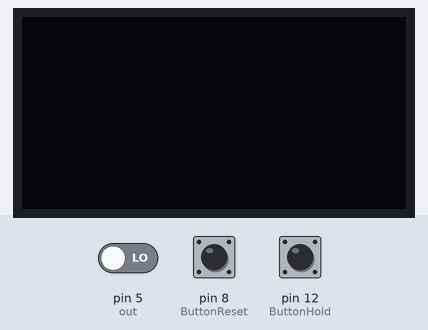
A sketch run on a simulated Arduino Uno, built with avr-gcc and run on an emulated ATmega328P. Shown: 128×64 one-colour display. The inputs (shaded band) are chosen by the test bench; at power-on: pin 8 (ButtonReset) LOW, pin 12 (ButtonHold) LOW, pin 5 (out) LOW. The OLED is the two-colour kind (top 16 rows yellow).

Above: at 3.2 s.
3.3 s: pin 8 (ButtonReset) pulled HIGH for 3.2 s
At 3.47 s:
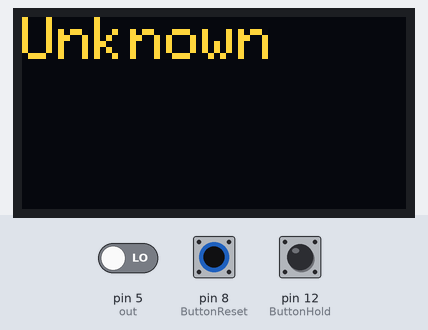
At 4.3 s:
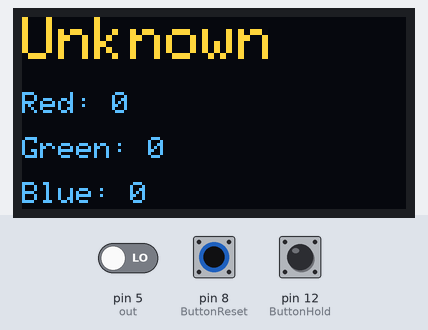
8.0 s: pin 12 (ButtonHold) pulled HIGH for 0.25 s
At 11.14 s:
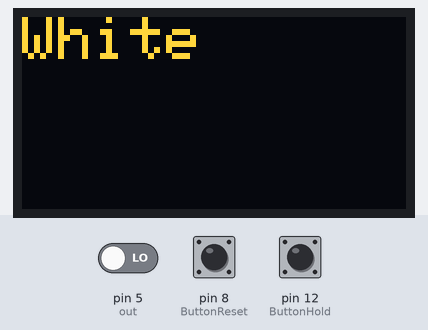
11.2 s: pin 12 (ButtonHold) pulled HIGH for 3.2 s
17.4 s: pin 12 (ButtonHold) pulled HIGH for 1 s
Timing chart, 0 to 20.4 s (numbered marks = the images above; inputs shaded):
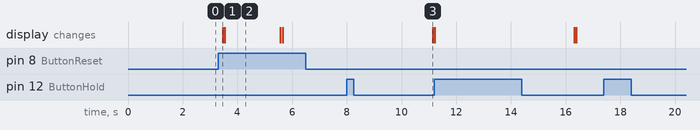

The sketch:

TCS3200andOLED9.ino
```cpp
//oled display
#include <Wire.h>
#include <Adafruit_GFX.h>
#include <Adafruit_SSD1306.h>

#define SCREEN_WIDTH 128 // OLED display width,  in pixels
#define SCREEN_HEIGHT 64 // OLED display height, in pixels

//On arduino UNO:       A4(SDA), A5(SCL)

#define OLED_RESET     -1 // Reset pin # (or -1 if sharing Arduino reset pin)
#define SCREEN_ADDRESS 0x3D //< See datasheet for Address; 0x3D for 128x64, 0x3C for 128x32
Adafruit_SSD1306 oled(SCREEN_WIDTH, SCREEN_HEIGHT, &Wire, OLED_RESET);

#define s0 0       //TCS3200 pins wiring
#define s1 1
#define s2 4
#define s3 6
#define out 5

#define MotorPinR 3 //motor transistor is connected to pin 3
#define MotorPinG 2
//#define MotorPinB 13

#define ButtonHold 12
#define ButtonReset 8

short int data=0, Red=0, Green=0, Blue=0;
String strColor;
String strRed;
String strGreen;
String strBlue;
String str1;
String str2;

short int buttonState = 0;

void setup(){
  oled.begin(SSD1306_SWITCHCAPVCC, 0x3C);

  delay(2000);         // wait for initializing
  oled.clearDisplay(); // clear display

  oled.setTextColor(WHITE);     // text color

  strColor=String("White");

  pinMode(s0,OUTPUT);    //pin modes
  pinMode(s1,OUTPUT);
  pinMode(s2,OUTPUT);
  pinMode(s3,OUTPUT);
  pinMode(out,INPUT);

  pinMode(ButtonHold, INPUT);
  pinMode(ButtonReset, INPUT);

  //Serial.begin(9600);   //intialize the serial monitor baud rate

  digitalWrite(s0,HIGH); //Putting S0/S1 on HIGH/HIGH levels means the output frequency scalling is at 100% (recommended)
  digitalWrite(s1,HIGH); //LOW/LOW is off HIGH/LOW is 20% and LOW/HIGH is  2%
}

void loop() {
  oled.clearDisplay(); // clear display
  if (digitalRead(ButtonReset)==HIGH){
    BReset();
  }
  else{
    BHold();
  }
}

void displayColor(){
  oled.setTextSize(2);          // text size
  oled.setCursor(0, 0);         // position to display
  oled.print(strColor);   // text to display
  oled.display();               // show on OLED
}

void displayRed(){
  oled.setTextSize(1);          // text size
  oled.setCursor(0, 25);        // position to display
  str1=String("Red: ");       // text to display
  str2=String(str1+strRed);
  oled.print(str2);
  oled.display();               // show on OLED
}

void displayGreen(){
  oled.setTextSize(1);          // text size
  oled.setCursor(0, 40);        // position to display
  str1=String("Green: ");       // text to display
  str2=String(str1+strGreen);
  oled.print(str2);
  oled.display();               // show on OLED
}

void displayBlue(){
  oled.setTextSize(1);          // text size
  oled.setCursor(0, 55);        // position to display
  str1=String("Blue: ");       // text to display
  str2=String(str1+strBlue);
  oled.print(str2);
  oled.display();
}

void getColor(){
  if (Red > 85 && Green > 85 && Blue > 85){
    strColor=String("White");
  }
  else if (Red < 20 && Green < 20 && Blue <20){
    strColor=String("Black");
  }
  else if (Red < 80 && Red > 70 && Green < 80 && Green > 70 && Blue < 80 && Blue > 70){
    strColor=String("Silver");
  }
  else if (Red < 55 && Red > 45 && Green < 60 && Green > 50 && Blue < 60 && Blue > 50){
    strColor=String("Grey");
  }
  else if (Red > Blue && Red > Green){
    RedSub();
  }
  else if (Green > Blue && Green > Red){
    GreenSub();
  }
  else if (Blue > Red && Blue > Green){
    BlueSub();
  }
  else{
    strColor=String("Unknown");
  }
}

void GetData(){
  data=pulseIn(out,LOW);       //here we wait until "out" go LOW, we start measuring the duration and stops when "out" is HIGH again
  Serial.print(data);          //it's a time duration measured, which is related to frequency as the sensor gives a frequency depending on the color
  Serial.print("\t");          //The higher the frequency the lower the duration
  delay(20);
}

void ToDisplay(){
  displayColor();
  displayRed();
  displayGreen();
  displayBlue();
}

void percentageRGB(){
  if (data<0){
    data=0;
  }
  else{
    data=data*100/255;
  }
}

void RedSub(){
  if (Red > 80 && Green > 70 && Green <80 && Blue > 80){
    strColor=String("Pink");
  }
  else if (Red > 75 && Green > 75){
    strColor=String("Yellow");
  }
  else if (Red > 60 && Green < 75 && Green > 50 && Blue < 65){
    strColor=String("Orange");
  }
  else if (Red > 70 && Blue > 65){
    strColor=String("Purple");
  }
  else if (Red < 55){
    strColor=String("Maroon");
  }
  else{
    strColor=String("Red");
  }
}

void GreenSub(){
  if (Green > 80 && Blue > 80){
    strColor=String("Aqua");
  }
  if (Red > 60 && Green > 60 && Green < 80){
    strColor=String("Olive");
  }
  else if (Green > 80){
    strColor=String("Lime");
  }
  else if (Green < 40){
    strColor=String("Dark Green");
  }
  else{
    strColor=String("Green");
  }
}

void BlueSub(){
  if (Green > 80 && Blue > 80){
    strColor=String("Aqua");
  }
  else if (Red > 75 && Blue > 75){
    strColor=String("Purple");
  }
  else if (Blue < 40){
    strColor=String("Navy");
  }
  else{
    strColor=String("Blue");
  }
}

void VibrationMo(int Dur, int MotorPin){
  if (Dur <1){
    digitalWrite(MotorPin, LOW);
    delay(100);
  }
  else if (Dur < 21){
    digitalWrite(MotorPin, HIGH);
    delay(2*100);
    digitalWrite(MotorPin, LOW);
    delay(100);
  }
  else if (Dur < 41){
    digitalWrite(MotorPin, HIGH);
    delay(4*100);
    digitalWrite(MotorPin, LOW);
    delay(100);
  }
  else if (Dur < 61){
    digitalWrite(MotorPin, HIGH);
    delay(6*100);
    digitalWrite(MotorPin, LOW);
    delay(100);
  }
  else if (Dur < 81){
    digitalWrite(MotorPin, HIGH);
    delay(8*100);
    digitalWrite(MotorPin, LOW);
    delay(100);
  }
  else if (Dur <100){
    digitalWrite(MotorPin, HIGH);
    delay(10*100);
    digitalWrite(MotorPin, LOW);
    delay(100);
  }
  else {
    digitalWrite(MotorPin, LOW);
    delay(100);
  }
}

void BHold(){
  buttonState = digitalRead(ButtonHold); // read the state of the pushbutton value:
  if (buttonState == HIGH) {
    //digitalWrite(ledPin, HIGH);
    digitalWrite(s2,LOW);        //S2/S3 levels define which set of photodiodes we are using LOW/LOW is for RED LOW/HIGH is for Blue and HIGH/HIGH is for green
    digitalWrite(s3,LOW);

    //Serial.print("Red value= ");
    GetData();                 //Executing GetData function to get the value
    data = map(data, 195, 0, 0, 255);
    percentageRGB();
    Red=data;
    strRed=String(Red);

    digitalWrite(s2,HIGH);
    digitalWrite(s3,HIGH);

    //Serial.print("Green value= ");
    GetData();
    data = map(data, 200, 0, 0, 255);
    percentageRGB();
    Green=data;
    strGreen=String(Green);

    digitalWrite(s2,LOW);
    digitalWrite(s3,HIGH);

    //Serial.print("Blue value= ");
    GetData();
    data = map(data, 150, 0, 0, 255);
    percentageRGB();
    Blue=data;
    strBlue=String(Blue);

    //Serial.println();
    //delay(2000);

    getColor();

    ToDisplay();
    delay(2000);
  }
  else {
    //digitalWrite(ledPin, LOW);
    VibrationMo(Red, MotorPinR);
    VibrationMo(Green, MotorPinG);
    //VibrationMo(100-Blue, MotorPinB);
  }
}

void BReset(){
  //buttonState = digitalRead(ButtonReset); // read the state of the pushbutton value:
  //if (buttonState == HIGH) {
  Red=0, Green=0, Blue=0;
  strColor=String("Unknown");
  strBlue=String(Blue);
  strGreen=String(Green);
  strRed=String(Red);
  ToDisplay();
  delay(2000);
  //}
}
```

Measured:
- after the input at 3.3 s, the display: changes after 0.16 s (image 1)
- after the input at 8.0 s, the display: changes after 3.1 s (image 3)
- what the display in image 2 shows lasts 2.1 s, from 3.5 s to 5.6 s
